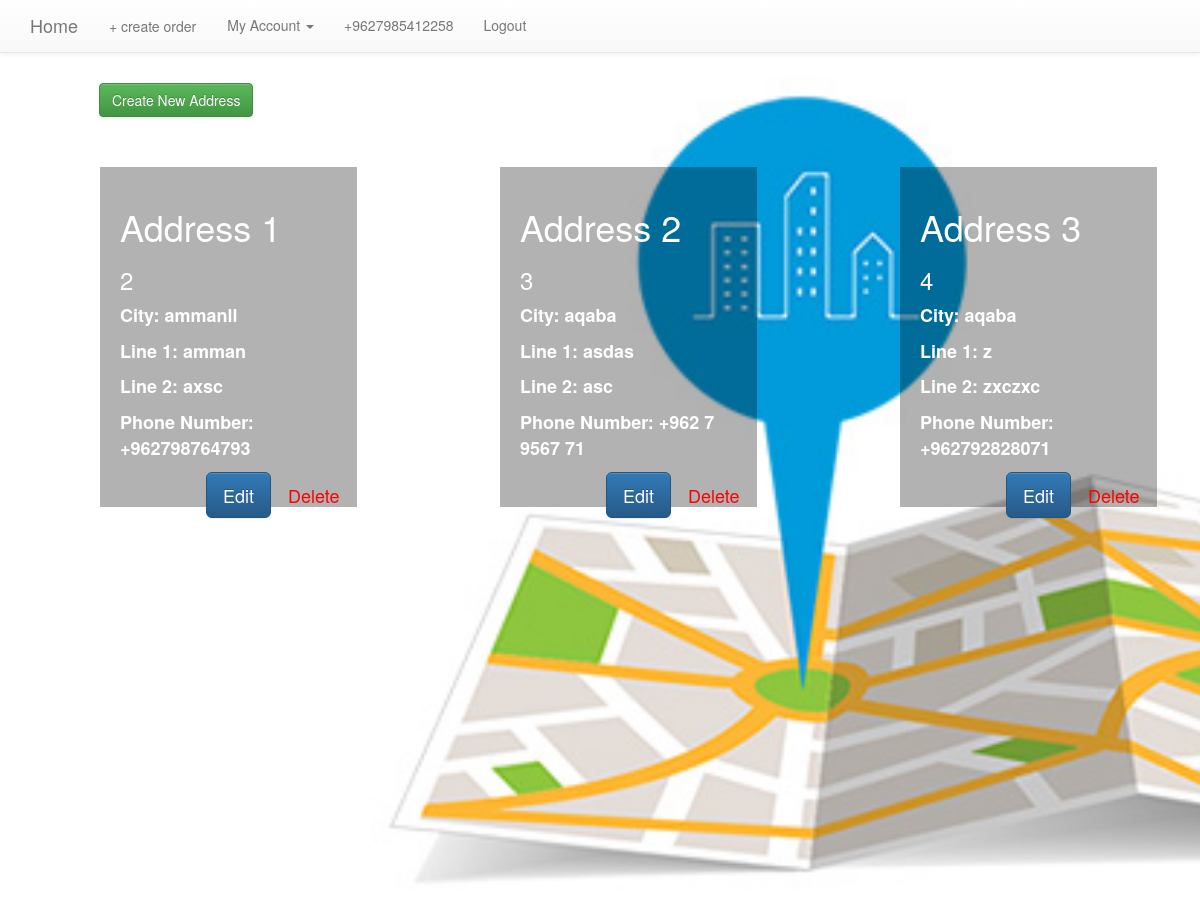
The app's page /u/addresses/list/ (signed in) with its own data.
### basic_app/models.py (models this page shows, shortened)
class Address(models.Model):
    user = models.ForeignKey(User, on_delete=models.CASCADE, default="")
    city = models.CharField(max_length=255, blank=False, null=False)
    line1 = models.CharField(max_length=255, blank=False, null=False)
    line2 = models.CharField(max_length=255, blank=True, null=True)
    phone_number = models.CharField(max_length=14, blank=False, null=False)

### basic_app/views.py (the view)
class AddressListView(LoginRequiredMixin, ListView):
    model = Address
    def get_queryset(self):
        return Address.objects.filter(user=self.request.user)
    def get_context_data(self, **kwargs):
        context = super(AddressListView, self).get_context_data(**kwargs)
        context['address'] = AddressForm()
        context['order'] = OrderForm()
        return context

### templates/basic_app/address_list.html (shortened to what this page needs)
{% extends "basic_app/base.html" %}
{% block body_block %}
    <div class="row image-address">
        <div class="col-12 add-new-address">
            <button data-backdrop="static" data-keyboard="false" class="btn btn-success" data-toggle="modal"
                    data-target="#myModal">Create New Address
            </button>
        </div>
        {% for address in address_list %}
            <div class="col-12 col-md-4 list-address">
                <div class="address">
                    <h1>Address {{ forloop.counter }}</h1>
                    <h3>{{ address.pk }}</h3>
                    <div class="date">
                        <p>City: {{ address.city }}</p>
                        <p>Line 1: {{ address.line1 }}</p>
                        <p>Line 2: {{ address.line2 }}</p>
                        <p>Phone Number: {{ address.phone_number }}</p>
                    </div>
                    <div class="date pull-right">
                        <a data-backdrop="static" data-keyboard="false" data-toggle="modal"
                           data-target="#{{ address.id }}" style="color:red"
                           class="btn btn-lg btn-link pull-right">Delete</a>
                        <a href="{% url 'basic_app:address_update' pk=address.pk %} " value="Login"
                           class="btn btn-lg btn-primary pull-right">Edit</a>
                    </div>
                </div>
            </div>
        {% endfor %}
    </div>
{% endblock %}

### static/css/style.css (style rules this page uses)
.add-new-address { padding-top: 30px; padding-left: 99px; }
.address { background-color: rgba(0, 0, 0, 0.3); -webkit-background-color: rgba(0, 0, 0, 0.3); -moz-background-color: rgba(0, 0, 0, 0.3); -o-background-color: rgba(0, 0, 0, 0.3); background-size: cover; min-height: 340px; width: 90%; padding-top: 20px; padding-left: 20px; color: white; font-size: 18px; font-weight: bold; }
.list-address { padding-left: 100px; padding-top: 50px; }
.image-address { background-image: url('addresss.jpg'); height: 871px; background-repeat: no-repeat; background-size: cover; z-index: -8; -webkit-background-size: cover; -moz-background-size: cover; -o-background-size: cover; }

### records on screen
Address: pk "2", city "ammanll", line1 "amman", line2 "axsc", phone_number "+962798764793"
Address: pk "3", city "aqaba", line1 "asdas", line2 "asc", phone_number "+962 7 9567 71"
Address: pk "4", city "aqaba", line1 "z", line2 "zxczxc", phone_number "+962792828071"
